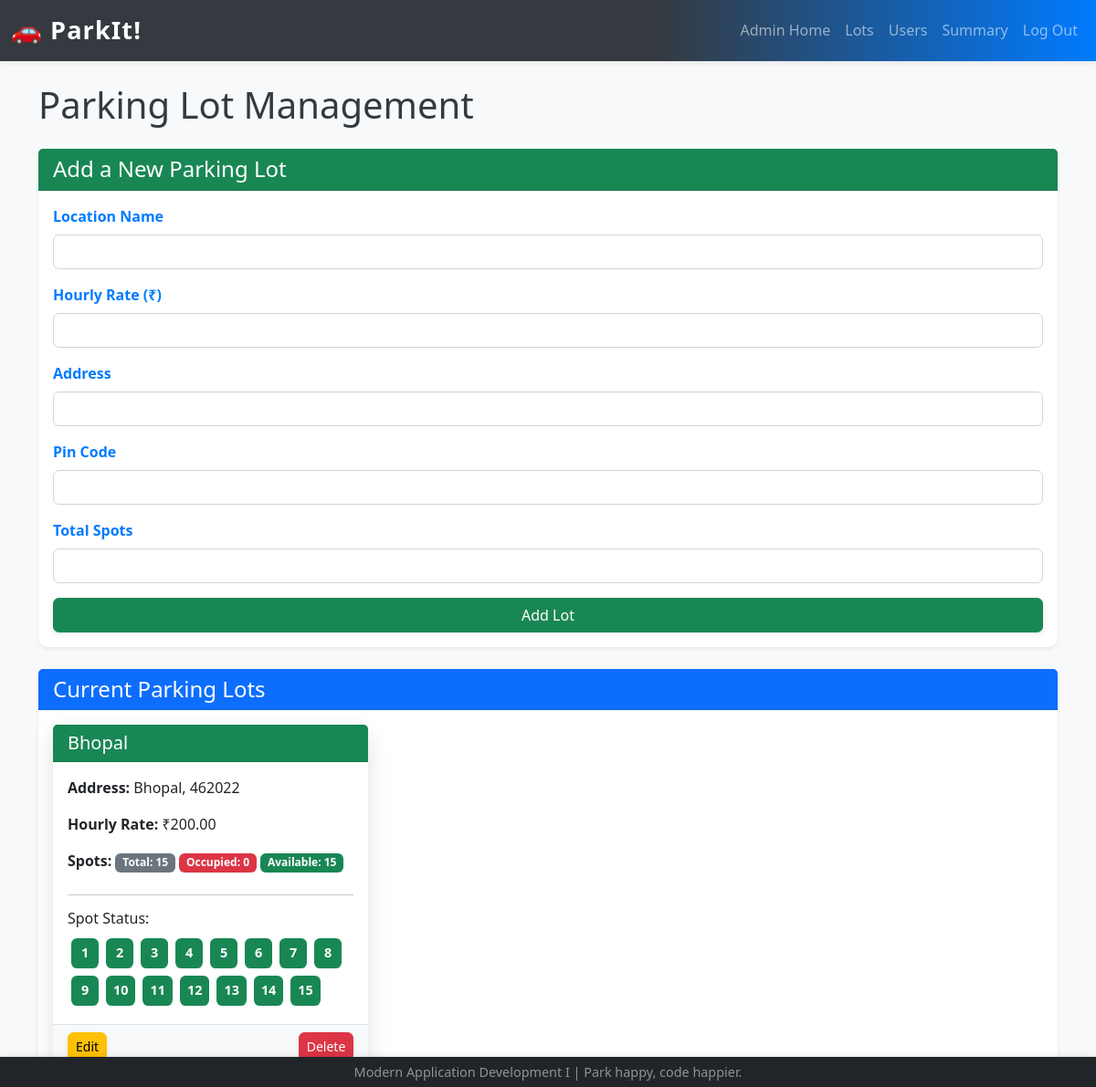
Page /admin_parking_lots (signed in) on the committed database.
### model.py (models this page shows)
class ParkingLot(db.Model):
    __tablename__ = "parking_lots"
    id = db.Column(db.Integer, primary_key=True)
    prime_location_name = db.Column(db.String(120), unique=True, nullable=False)
    price_per_hour = db.Column(db.Float, nullable=False)
    address = db.Column(db.String(200), nullable=False)
    pin_code = db.Column(db.String(10), nullable=False)
    maximum_number_of_spots = db.Column(db.Integer, nullable=False)
    parking_spots = db.relationship("ParkingSpot", backref="parking_lot", cascade="all, delete-orphan")

class ParkingSpot(db.Model):
    __tablename__ = "parking_spots"
    id = db.Column(db.Integer, primary_key=True)
    lot_id = db.Column(db.Integer, db.ForeignKey("parking_lots.id"), nullable=False)
    spot_number = db.Column(db.Integer, nullable=False)
    status = db.Column(db.String(1), nullable=False, default="A")
    reserved_spots = db.relationship("ReservedSpot", back_populates="parking_spot", cascade="all, delete-orphan")
    __table_args__ = (db.UniqueConstraint('lot_id', 'spot_number', name='_lot_spot_uc'),)

### app.py (the view, shortened to what this page needs)
@app.route("/admin_parking_lots", methods=["GET", "POST"])
def admin_parking_lots():
    if "admin_logged_in" not in session:
        flash("Please log in to see the admin dashboard.", "danger")
        return redirect(url_for("admin_login"))
    lots = db.session.query(ParkingLot).order_by(ParkingLot.prime_location_name).all()
    lot_data = []
    for lot in lots:
        total = db.session.query(ParkingSpot).filter_by(lot_id=lot.id).count()
        occupied = db.session.query(ParkingSpot).filter_by(lot_id=lot.id, status="O").count()
        spots = db.session.query(ParkingSpot).filter_by(lot_id=lot.id).order_by(ParkingSpot.spot_number).all()
        lot_data.append({'lot': lot, 'total_spots': total, 'occupied_spots': occupied, 'spots_list': spots})
    return render_template("admin_parking_lots.html", lot_data=lot_data)

### templates/admin_parking_lots.html (shortened to what this page needs)
{% extends "base.html" %}
{% block content %}
    <h1 class="mb-4">Parking Lot Management</h1>
    <div class="card mb-4 shadow-sm">
        <div class="card-header bg-success text-white">
            <h4 class="mb-0">Add a New Parking Lot</h4>
        </div>
        <div class="card-body">
            <form action="{{ url_for('admin_parking_lots') }}" method="POST">
                <div class="mb-3">
                    <label for="prime_location_name" class="form-label">Location Name</label>
                    <input type="text" class="form-control" id="prime_location_name" name="prime_location_name" required>
                </div>
                <div class="mb-3">
                    <label for="price_per_hour" class="form-label">Hourly Rate (₹)</label>
                    <input type="number" step="0.01" class="form-control" id="price_per_hour" name="price_per_hour" required min="0">
                </div>
                <div class="mb-3">
                    <label for="address" class="form-label">Address</label>
                    <input type="text" class="form-control" id="address" name="address" required>
                </div>
                <div class="mb-3">
                    <label for="pin_code" class="form-label">Pin Code</label>
                    <input type="text" class="form-control" id="pin_code" name="pin_code" required pattern="[0-9]{6}" title="Please enter a 6-digit pin code.">
                </div>
                <div class="mb-3">
                    <label for="maximum_number_of_spots" class="form-label">Total Spots</label>
                    <input type="number" class="form-control" id="maximum_number_of_spots" name="maximum_number_of_spots" required min="1">
                </div>
                <button type="submit" class="btn btn-success w-100">Add Lot</button>
            </form>
        </div>
    </div>
    <div class="card shadow-sm">
        <div class="card-header bg-primary text-white">
            <h4 class="mb-0">Current Parking Lots</h4>
        </div>
        <div class="card-body">
            {% if lot_data %}
                <div class="row row-cols-1 row-cols-md-2 row-cols-lg-3 g-4">
                {% for data in lot_data %}
                    <div class="col">
                        <div class="card h-100 border-{{ 'danger' if data.occupied_spots > 0 else 'success' }}">
                            <div class="card-header bg-{{ 'danger' if data.occupied_spots > 0 else 'success' }} text-white">
                                <h5 class="card-title mb-0">{{ data.lot.prime_location_name }}</h5>
                            </div>
                            <div class="card-body d-flex flex-column">
                                <p class="card-text"><strong>Address:</strong> {{ data.lot.address }}, {{ data.lot.pin_code }}</p>
                                <p class="card-text"><strong>Hourly Rate:</strong> ₹{{ "%.2f"|format(data.lot.price_per_hour) }}</p>
                                <p class="card-text mb-2"><strong>Spots:</strong> <span class="badge bg-secondary">Total: {{ data.total_spots }}</span> <span class="badge bg-danger">Occupied: {{ data.occupied_spots }}</span> <span class="badge bg-success">Available: {{ data.total_spots - data.occupied_spots }}</span></p>
                                <hr/>
                                <h6>Spot Status:</h6>
                                <div class="d-flex flex-wrap flex-grow-1">
                                    {% for spot in data.spots_list %}
                                        <span class="badge m-1 p-2
                                            {% if spot.status == 'O' %}bg-danger
                                            {% else %}bg-success
                                            {% endif %}"
                                            title="Spot {{ spot.spot_number }}: {% if spot.status == 'O' %}Occupied{% else %}Available{% endif %}">
                                            {{ spot.spot_number }}
                                        </span>
                                    {% endfor %}
                                </div>
                            </div>
                            <div class="card-footer d-flex justify-content-between bg-light border-top">
                                <a href="{{ url_for('admin_edit_parking_lot', lot_id=data.lot.id) }}" class="btn btn-sm btn-warning">Edit</a>
                                <a href="{{ url_for('admin_delete_parking_lot', lot_id=data.lot.id) }}" class="btn btn-sm btn-danger" onclick="return confirm('Are you sure you want to delete this parking lot? This can only be done if all spots are available.');">Delete</a>
                            </div>
                        </div>
                    </div>
                {% endfor %}
                </div>
            {% else %}
                <p>No parking lots yet. Use the form above to add your first one!</p>
            {% endif %}
        </div>
    </div>
{% endblock %}

### static/css/style.css (style rules this page uses)
body { padding-top: 0px; background-color: #f8f9fa; color: #343a40; }
.card { margin-bottom: 5px; border: none; border-radius: .7rem; box-shadow: 0 0.5rem 1.5rem rgba(0, 0, 0, 0.13); }
.card-header { border-bottom: 1px solid rgba(0, 0, 0, .125); border-top-left-radius: calc(.7rem - 1px); border-top-right-radius: calc(.7rem - 1px); background: #f1f3f4; font-weight: 600; }
.form-label { font-weight: bold; color: #007bff; }
.btn { font-weight: 500; border-radius: 0.4rem; transition: background 0.2s, color 0.2s, box-shadow 0.2s; box-shadow: 0 2px 6px rgba(0,0,0,0.07); }
input.form-control, select.form-select { border-radius: 0.4rem; border: 1px solid #ced4da; transition: border-color 0.2s; }
.badge.p-2 { min-width: 30px; display: inline-flex; align-items: center; justify-content: center; font-size: 0.9em; border-radius: 0.4rem; }

### rows in the picture
ParkingLot: lot.prime_location_name "Bhopal", lot.address "Bhopal", lot.pin_code "462022", lot.price_per_hour "200.00"
ParkingSpot: spot_number "1"
ParkingSpot: spot_number "2"
ParkingSpot: spot_number "3"
ParkingSpot: spot_number "4"
ParkingSpot: spot_number "5"
ParkingSpot: spot_number "6"
ParkingSpot: spot_number "7"
ParkingSpot: spot_number "8"
ParkingSpot: spot_number "9"
ParkingSpot: spot_number "10"
ParkingSpot: spot_number "11"
ParkingSpot: spot_number "12"
ParkingSpot: spot_number "13"
ParkingSpot: spot_number "14"
ParkingSpot: spot_number "15"

### other values in the picture
{{ data.total_spots }} "15"
{{ data.occupied_spots }} "0"
{{ data.total_spots - data.occupied_spots }} "15"
